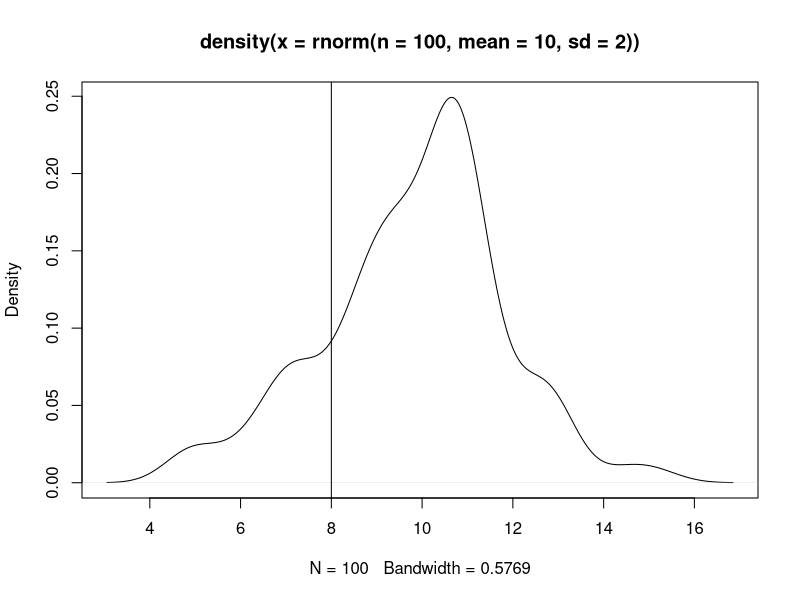

Generate this figure with R: (Note: this script raises an error after producing the figure.)
### Summary of Days Before
# Day 1: Object type, assignment, basic subsetting and extraction, 
# Day 2: Logic, loops, and functions
# Day 3: Plotting with base and ggplot2

### Day 4###########################################
# Some basic statistical analyses
# this is not a lecture on Stats, but a lecture on Stats in R!
# probability distributions
# Linear regression, model selection
# Anova 

#### General summary statistics ####
summary(CO2)
mean(CO2$uptake)
median(CO2[CO2$conc=="95",]$uptake)
sd(CO2[CO2$conc=="95",]$uptake)
var(CO2[CO2$conc=="95",]$uptake)
mode <- function(x) { # to calculate the most common value
  tab <- table(x) # count the frequency of each unique value
  index.of.max<-nnet:::which.is.max(tab) #find the index of the value with max freq
  as.numeric(names(tab)[nnet:::which.is.max(tab)]) # turn the value into an integer
}

# Alternative way to define mode using base functions - very similar logic

Mode <- function(x) {
  ux <- unique(x) # What are the unique values? 
  return(ux[which.max(tabulate(match(x, ux)))]) # Which one of the unique values has the most occurrences? First one encountered is spit out, so ties are not handled elegantly.
}

mode(CO2$uptake)

### Probability Distributions ####
set.seed (234) # is your best friend for reproducibility. Initializes a pseudorandom number generator.
rnorm(n=100,mean=10,sd=2) #generate 100 values from a normal distribution with mean 10 and sd 2
?runif()
#R has many distributions in base package
#https://stat.ethz.ch/R-manual/R-devel/library/stats/html/Distributions.html
plot(density(rnorm(n=100,mean=10,sd=2))) #what happens if we change n?
pnorm(8,mean=10,sd=2)
abline(v=8)

### Models and Regressions ####
# response variable and predictor variables, and find a pattern.
# look at data 
head(CO2)
ggplot(data=CO2,aes(x=CO2$conc,y=CO2$uptake))+
  geom_point()+
  geom_smooth(method="lm",se=TRUE,fullrange=TRUE,level=0.95)


#create linear regression models
# lm - linear model assumes that error around observed data are normally distributed around 0
# create a linear model that minimizes difference between observed and line

CO2.mod <- lm(data=CO2,uptake ~ conc) # regression formula
names(CO2.mod) #various output
plot(CO2.mod$residuals) # are these uniformly distributed, to support use of a linear model?
summary(CO2.mod) 

CO2.mod2 <- lm(data=CO2,uptake ~ conc+Type) # regression formula
summary(CO2.mod2)

ggplot(data=CO2,aes(x=CO2$conc,y=CO2$uptake,color=Type))+
  geom_point()+
  geom_smooth(method="lm",se=TRUE,fullrange=TRUE,level=0.95)

# compare models with AIC: Akaike's Information Criterion
# goodness of fit but penalty for number of parameters to discourage overfitting
AIC(CO2.mod,CO2.mod2) # which model is better/has lower AIC?

#predict new values of uptake for other concentrations
predictCO2<-data.frame(conc = rep(seq(1000,1490,10),2),Type=c(rep("Quebec",50),rep("Mississippi",50)))
newPredictions<-predict(CO2.mod2,predictCO2)

### Significance testing #####
# or do an ANOVA to look at differences in
# is variation in uptake due to variation in conc, type, or both?
CO2.aov2 <- aov(uptake ~ conc+Type, data = CO2)
summary(CO2.aov2)

ggplot(data = CO2) + 
  geom_point(aes(x = conc, y = uptake)) + 
  geom_smooth(aes(x = conc, y = uptake), method = 'lm', formula = y ~ log(x))


### Exercises
# Day 4: Statistics
  # 1) do a linear regression on the datasets::trees with girth and height and volume, with whatever hypothesis you can come up with
    trees<-datasets::trees
    ggplot()+
      geom_point(data=trees,aes(x=Girth,y=Height,color=Volume))
    ggplot()+
      geom_point(data=trees,aes(x=Girth,y=Volume))
    cor(trees$Girth,trees$Volume)
    tree.Hyp1<-lm(Volume~Girth,data=trees)
    summary(tree.Hyp1)
  # 2) based on your regression, predict new values of your response variable given new values of your explanatory variables
    predictVol<-data.frame(Girth = seq(21,40,length=20))
    newPredictions<-predict(tree.Hyp1,predictVol)
    predictVol<-cbind(predictVol,newPredictions)
    ggplot()+
      geom_smooth(data=trees,aes(x=Girth,y=Volume),method="lm",se=TRUE,fullrange=TRUE,level=0.95)+
      geom_point(data=trees,aes(x=Girth,y=Volume,color=))+
      geom_point(data=predictVol, aes(x=Girth,y=newPredictions),pch=17,col="red")
    
  # 3) create a vector called "age" that has 20 random values drawn from a uniform distribution from 21 to 30.
      age<-round(runif(20,min=21,max=30),0)
# Day 1: Assignment, subsetting
  # 4) Look at the sleep dataset from datasets:sleep
      sleep<-datasets::sleep
      head(sleep)
      str(sleep)
  # 5) How many extra hours, on average did everyone sleep?
      mean(sleep$extra)
  # 6) How many extra hours, on average, did people given Drug 1 sleep? 
      mean(sleep[sleep$group==1,]$extra)
  # 7) Use the cbind() function to add "age" from Exercise 3 to the datasets:sleep
      sleep<-cbind(sleep,age)
  # 8) Create another column to sleep, called 'More' and fill it with NA's. 
      sleep<-cbind(sleep,rep(NA, dim(sleep)[1]))
      colnames(sleep)[ncol(sleep)]<-"More"
      str(sleep)
  # 8) Create a list where the first item is the ID column, the second item is the drug column, the third item is the extra hours of sleep, and the fourth item is the age
      sleepList<-list(ID=sleep$ID,group=sleep$group,hours=sleep$extra,age=sleep$age)
# Day 2: Logic, Loops, Functions
  #9) Use the for loop to go through each row(i.e., person) of your sleep dataset. 
  #   If the person slept more hours (positive value for 'extra'), assign them a 1 in the 'More' column
  #   Else, assign them a 0 in the 'More' column   
      for(i in 1:nrow(sleep)){
        if(sleep[i,]$extra>0){
          sleep[i,"More"]<-1} else{
            sleep[i,"More"]<-0
          }
      }
# Day 3: Plotting
  #10 Use this skeleton to plot the distribution of sleep per group.
ggplot(data=sleep)+
  geom_density(aes(x=age,linetype=group))
  #11 Color the distributions and give them some transparency
ggplot()+
  geom_density(data=sleep,aes(x=age,linetype=group,fill=group),alpha=0.4)

  #12 Maually change the group colors to magenta and orange

ggplot()+
  geom_density(data=sleep,aes(x=age,linetype=group,fill=group),alpha=0.4)+
  scale_fill_manual( values = c("magenta","orange"))
